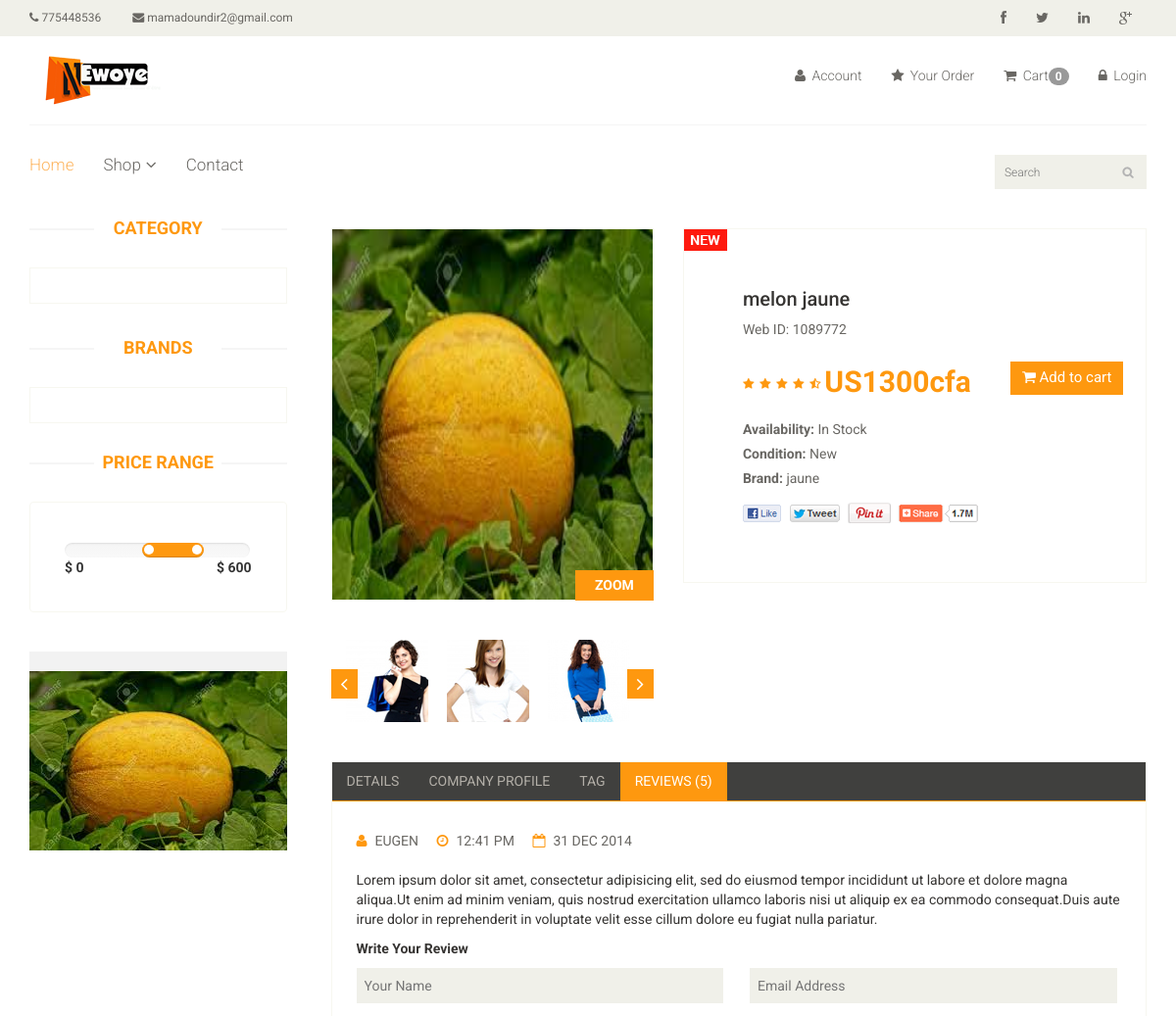
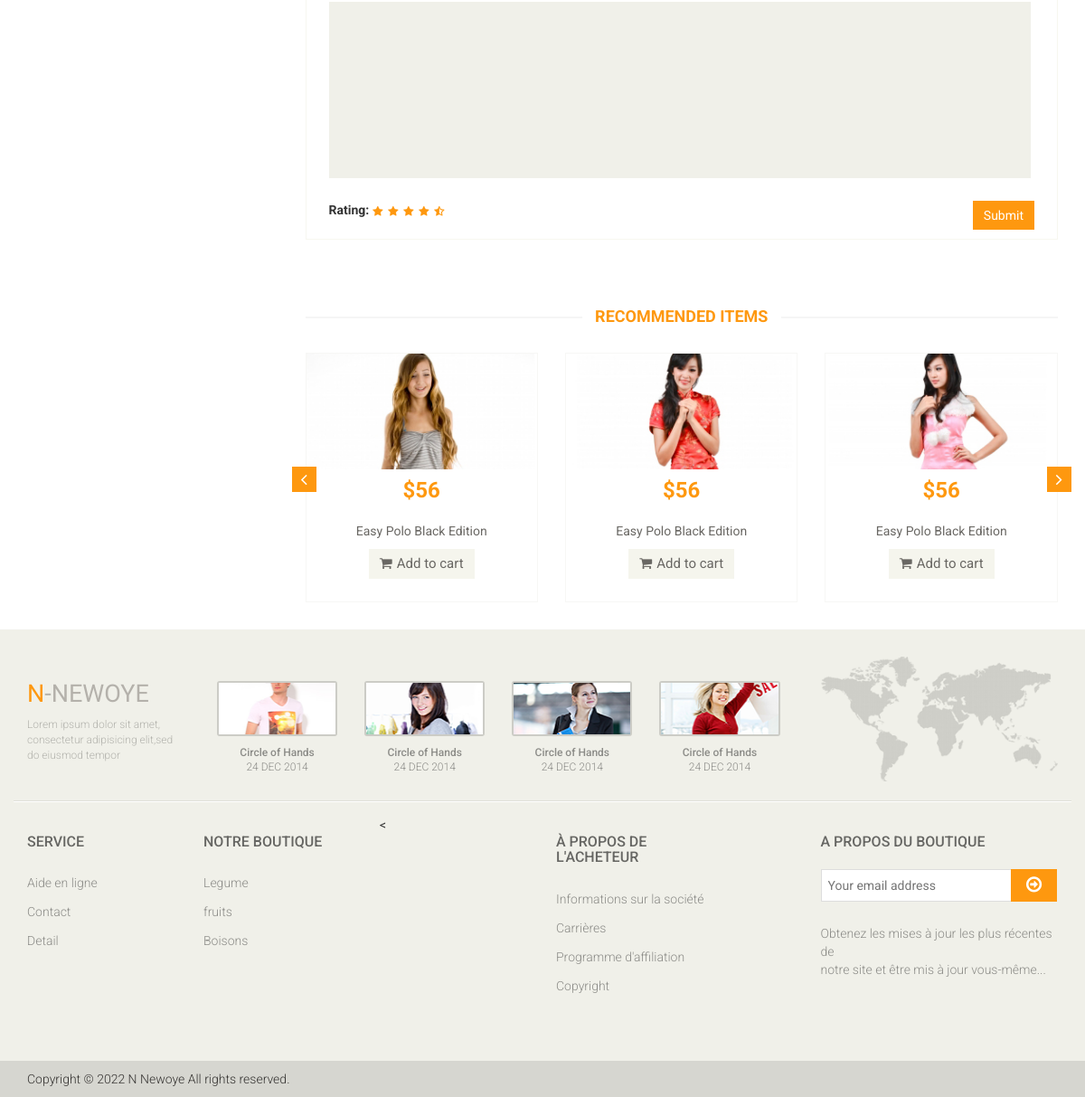
The page /product/8 on the database its author committed (2 pictures, top to bottom).
### app/models.py (models this page shows, shortened)
class Product(models.Model):
    Availability = (('In Stock','In Stock'),('Out of Stock','Out of Stock'))
    category = models.ForeignKey(Category, on_delete=models.CASCADE, null=False, default='')
    sub_category = models.ForeignKey(Sub_Category, on_delete=models.CASCADE, null=False, default='')
    brand = models.ForeignKey(Brand,on_delete=models.CASCADE,null=True)
    image = models.ImageField(upload_to='ecommerce/pimg')
    name = models.CharField(max_length=100)
    price = models.IntegerField()
    Availability = models.CharField(choices= Availability,null=True,max_length=100)
    date = models.DateField(auto_now_add=True)

class Brand(models.Model):
    name = models.CharField(max_length=200)
    def __str__(self):
        return self.name

### E_shop/views.py (the view)
# urls.py: path('product/<str:id>',views.Product_Detail, name='product_detail'),
def Product_Detail(request, id):
    product = Product.objects.filter(id=id).first()
    context = {
        'product': product,
    }
    return render(request, 'product_detail.html', context)

### templates/product_detail.html (shortened to what this page needs)
{% extends 'master.html'%}
{% block body%}
	<section>
		<div class="container">
			<div class="row">
				<div class="col-sm-3">
					<div class="left-sidebar">
						<h2>Category</h2>
						<div class="panel-group category-products" id="accordian">
						</div>
						<div class="brands_products">
							<h2>Brands</h2>
							<div class="brands-name">
							</div>
						</div>
						<div class="price-range">
							<h2>Price Range</h2>
							<div class="well">
								 <input type="text" class="span2" value="" data-slider-min="0" data-slider-max="600" data-slider-step="5" data-slider-value="[250,450]" id="sl2" ><br />
								 <b>$ 0</b> <b class="pull-right">$ 600</b>
							</div>
						</div>
						<div class="shipping text-center">
							<img src="/{{product.image}}" alt="" />
						</div>
					</div>
				</div>
				<div class="col-sm-9 padding-right">
					<div class="product-details">
						<div class="col-sm-5">
							<div class="view-product">
								<img src="/{{product.image}}" alt="" />
								<h3>ZOOM</h3>
							</div>
							<div id="similar-product" class="carousel slide" data-ride="carousel">
								    <div class="carousel-inner">
										<div class="item active">
										  <a href=""><img src="images/product-details/similar1.jpg" alt=""></a>
										  <a href=""><img src="images/product-details/similar2.jpg" alt=""></a>
										  <a href=""><img src="images/product-details/similar3.jpg" alt=""></a>
										</div>
									</div>
								  <a class="left item-control" href="#similar-product" data-slide="prev">
									<i class="fa fa-angle-left"></i>
								  </a>
								  <a class="right item-control" href="#similar-product" data-slide="next">
									<i class="fa fa-angle-right"></i>
								  </a>
							</div>
						</div>
						<div class="col-sm-7">
							<div class="product-information">
								<img src="images/product-details/new.jpg" class="newarrival" alt="" />
								<h2>{{product.name}}</h2>
								<p>Web ID: 1089772</p>
								<img src="images/product-details/rating.png" alt="" />
								<span>
									<span>US{{product.price}}cfa</span>
									<a href="{% url 'cart_add' product.id%}" type="button" class="btn btn-fefault cart">
										<i class="fa fa-shopping-cart"></i>
										Add to cart
									</a>
								</span>
								<p><b>Availability:</b> {{product.Availability}}</p>
								<p><b>Condition:</b> New</p>
								<p><b>Brand:</b> {{product.brand}}</p>
								<a href=""><img src="images/product-details/share.png" class="share img-responsive"  alt="" /></a>
							</div>
						</div>
					</div>
					<div class="category-tab shop-details-tab">
						<div class="col-sm-12">
							<ul class="nav nav-tabs">
								<li><a href="#details" data-toggle="tab">Details</a></li>
								<li><a href="#companyprofile" data-toggle="tab">Company Profile</a></li>
								<li><a href="#tag" data-toggle="tab">Tag</a></li>
								<li class="active"><a href="#reviews" data-toggle="tab">Reviews (5)</a></li>
							</ul>
						</div>
						<div class="tab-content">
							<div class="tab-pane fade active in" id="reviews" >
								<div class="col-sm-12">
									<ul>
										<li><a href=""><i class="fa fa-user"></i>EUGEN</a></li>
										<li><a href=""><i class="fa fa-clock-o"></i>12:41 PM</a></li>
										<li><a href=""><i class="fa fa-calendar-o"></i>31 DEC 2014</a></li>
									</ul>
									<p>Lorem ipsum dolor sit amet, consectetur adipisicing elit, sed do eiusmod tempor incididunt ut labore et dolore magna aliqua.Ut enim ad minim veniam, quis nostrud exercitation ullamco laboris nisi ut aliquip ex ea commodo consequat.Duis aute irure dolor in reprehenderit in voluptate velit esse cillum dolore eu fugiat nulla pariatur.</p>
									<p><b>Write Your Review</b></p>
									<form action="#">
										<span>
											<input type="text" placeholder="Your Name"/>
											<input type="email" placeholder="Email Address"/>
										</span>
										<textarea name="" ></textarea>
										<b>Rating: </b> <img src="images/product-details/rating.png" alt="" />
										<button type="button" class="btn btn-default pull-right">
											Submit
										</button>
									</form>
								</div>
							</div>
						</div>
					</div>
					<div class="recommended_items">
						<h2 class="title text-center">recommended items</h2>
						<div id="recommended-item-carousel" class="carousel slide" data-ride="carousel">
							<div class="carousel-inner">
								<div class="item active">
									<div class="col-sm-4">
										<div class="product-image-wrapper">
											<div class="single-products">
												<div class="productinfo text-center">
													<img src="images/home/recommend1.jpg" alt="" />
													<h2>$56</h2>
													<p>Easy Polo Black Edition</p>
													<button type="button" class="btn btn-default add-to-cart"><i class="fa fa-shopping-cart"></i>Add to cart</button>
												</div>
											</div>
										</div>
									</div>
									<div class="col-sm-4">
										<div class="product-image-wrapper">
											<div class="single-products">
												<div class="productinfo text-center">
													<img src="images/home/recommend2.jpg" alt="" />
													<h2>$56</h2>
													<p>Easy Polo Black Edition</p>
													<button type="button" class="btn btn-default add-to-cart"><i class="fa fa-shopping-cart"></i>Add to cart</button>
												</div>
											</div>
										</div>
									</div>
									<div class="col-sm-4">
										<div class="product-image-wrapper">
											<div class="single-products">
												<div class="productinfo text-center">
													<img src="images/home/recommend3.jpg" alt="" />
													<h2>$56</h2>
													<p>Easy Polo Black Edition</p>
													<button type="button" class="btn btn-default add-to-cart"><i class="fa fa-shopping-cart"></i>Add to cart</button>
												</div>
											</div>
										</div>
									</div>
								</div>
							</div>
							 <a class="left recommended-item-control" href="#recommended-item-carousel" data-slide="prev">
								<i class="fa fa-angle-left"></i>
							  </a>
							  <a class="right recommended-item-control" href="#recommended-item-carousel" data-slide="next">
								<i class="fa fa-angle-right"></i>
							  </a>
						</div>
					</div>
				</div>
			</div>
		</div>
	</section>
{% endblock%}

### rows shown on the page
Product: image (picture), name "melon jaune", price "1300", Availability "In Stock", brand "jaune"

### other values the page prints
{{ request.session.cart|length }} "0"
